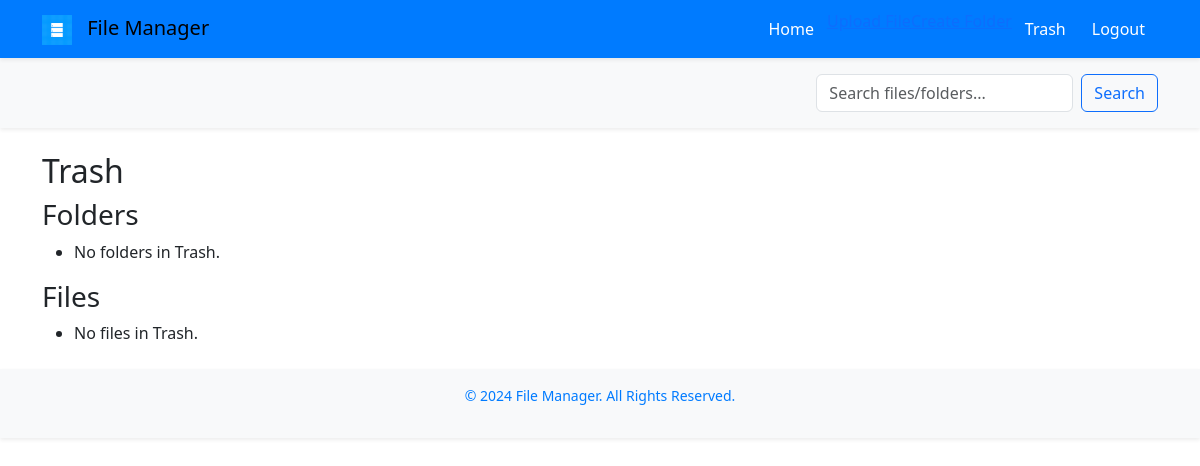
Page /trash/ (signed in) on the earlier database version.
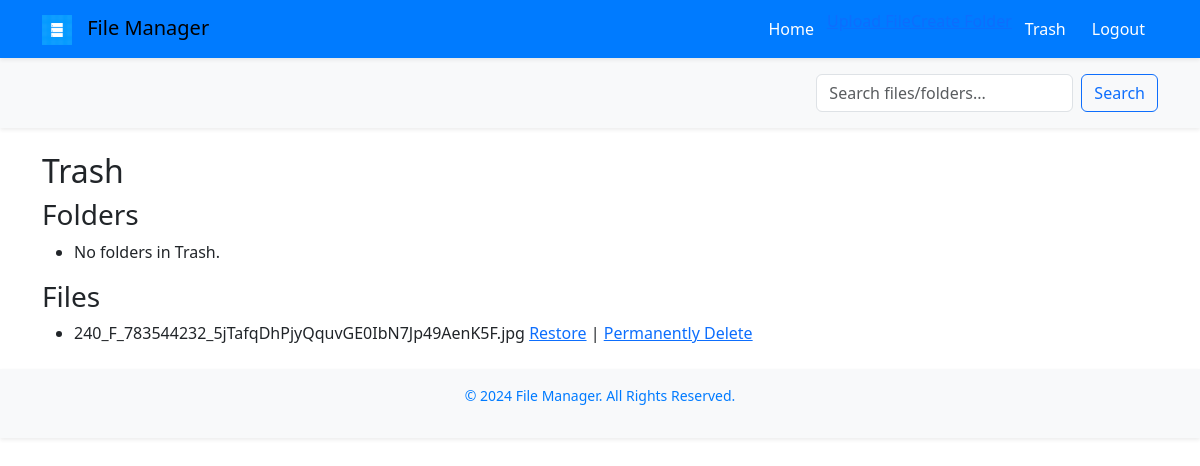
Same page on the later database version.
### files/models.py (models this page shows, shortened)
class UploadedFile(models.Model):
    folder = models.ForeignKey(Folder, on_delete=models.CASCADE, related_name="files")
    original_name = models.CharField(max_length=255)  # Stores the original file name
    file = models.FileField(upload_to="uploaded_files/")
    uploaded_at = models.DateTimeField(auto_now_add=True)
    is_deleted = models.BooleanField(default=False)
    deleted_at = models.DateTimeField(null=True, blank=True)

### files/views.py (the view)
# urls.py: path('trash/', views.trash, name='trash'),
@login_required
def trash(request):
    folders = Folder.objects.filter(user=request.user, is_deleted=True)
    files = UploadedFile.objects.filter(folder__user=request.user, is_deleted=True)
    return render(request, 'files/trash.html', {'folders': folders, 'files': files})

### files/templates/files/trash.html
{% extends "base.html" %}
{% block content %}
<h2>Trash</h2>
<h3>Folders</h3>
<ul>
    {% for folder in folders %}
        <li>
            {{ folder.name }}
            <a href="{% url 'files:restore_folder' folder.id %}">Restore</a> |
            <a href="{% url 'files:permanently_delete_folder' folder.id %}">Permanently Delete</a>
        </li>
    {% empty %}
        <li>No folders in Trash.</li>
    {% endfor %}
</ul>
<h3>Files</h3>
<ul>
    {% for file in files %}
        <li>
            {{ file.original_name }}
            <a href="{% url 'files:restore_file' file.id %}">Restore</a> |
            <a href="{% url 'files:permanently_delete_file' file.id %}">Permanently Delete</a>
        </li>
    {% empty %}
        <li>No files in Trash.</li>
    {% endfor %}
</ul>
{% endblock %}

Differences in the rows shown:
added UploadedFile: original_name "240_F_783544232_5jTafqDhPjyQquvGE0IbN7Jp49AenK5F.jpg"
Other differences:
text no longer shown: "No files in Trash."
